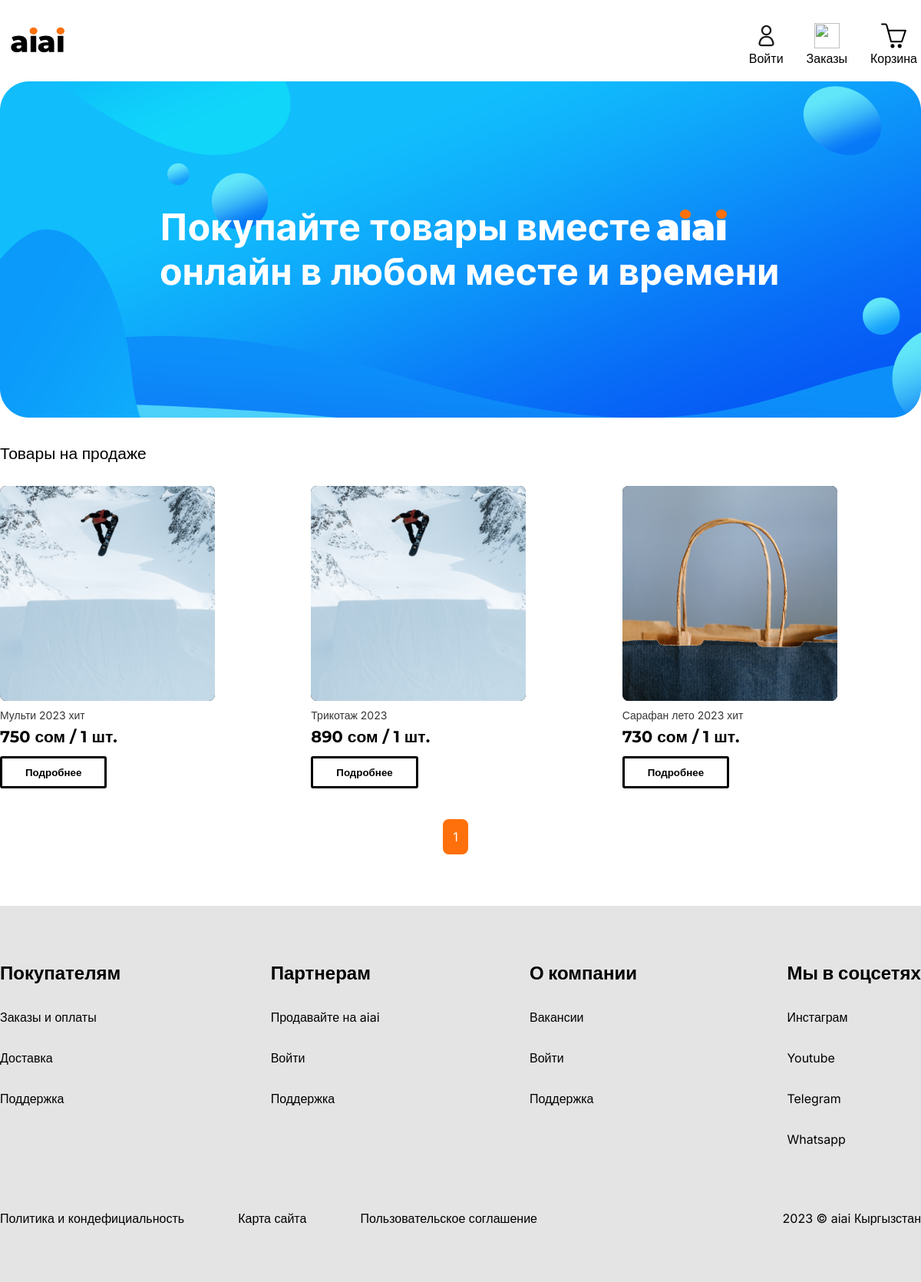
Before: / with the older database file.
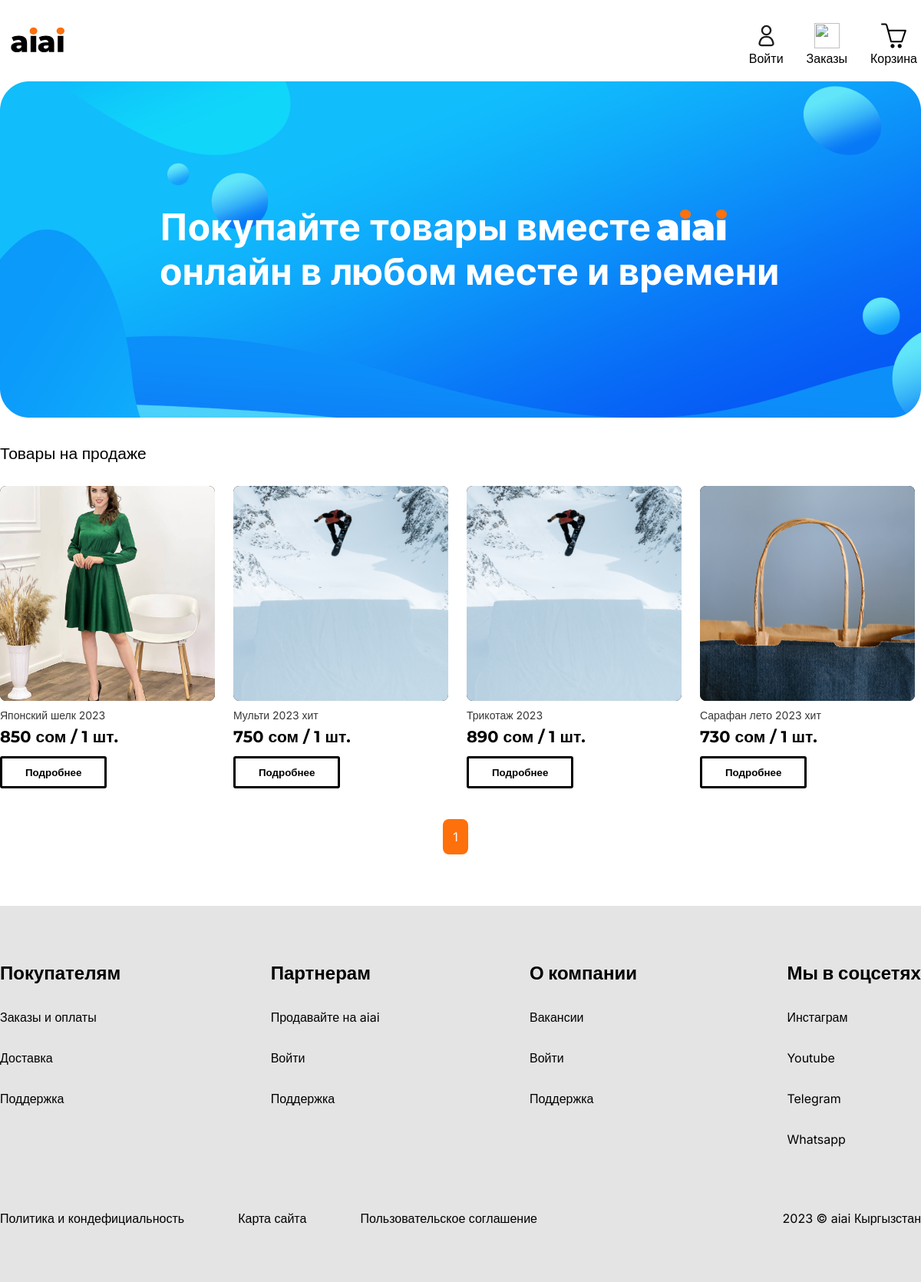
After: the same page with the newer database file.
### core/models.py (models this page shows, shortened)
class Products(models.Model):
    title = models.CharField(max_length=255, null=True, blank=True)
    price = models.IntegerField()
    color = models.CharField(max_length=100, null=True, blank=True)
    tekstil = models.CharField(max_length=155, null=True, blank=True)
    fixed__price__i = 4
    colors = models.ManyToManyField(ColorK, related_name='colors')
    discount = models.IntegerField(null=True)
    created_at = models.DateTimeField(
        auto_now_add=True,
        null=True,
    )
    picture = models.FileField(
        upload_to="product_image",
        blank=True,
        verbose_name="Картинки товаров"
    )

### core/views.py (the view)
# urls.py: path('', views.products, name='main'),
def products(request):
    products = Products.objects.all()
    products = Products.objects.order_by('-created_at')
    paginator = Paginator(products, per_page=30)
    page_number = request.GET.get('page', 1)
    page_obj = paginator.get_page(page_number)
    context = {
        "page_obj": page_obj,
        "products": page_obj.object_list,
        "paginator": paginator,
        "page_number": int(page_number)
    }
    return render(
        request,
        "index.html",
        context=context
    )

### core/templates/index.html (shortened to what this page needs)
{% load static %}
<!DOCTYPE html>
<html lang="en">
<head>
    <link rel="stylesheet" type="text/css" href="{% static 'style.css' %}?{% now "U" %}">
</head>
<body>
    <div class="pc">
        <div class="container__mine">
            <nav>
                <div class="container__mine">
                    <div class="navbar__items">
                        <div class="navbar__logo">
                            <img src="{% static 'svg/logo.svg' %}" alt="logo" class="logo">
                        </div>
                        <div class="navbar__blocks">
                            <div class="navbar__blocks__item">
                                <a href="{% url 'sign-in' %}" class="back nav__back">
                                    <img src="{% static 'svg/user-svgrepo-com.svg' %}" alt="" class="svg-fluid">
                                    <p>Войти</p>
                                </a>
                            </div>
                            <div class="navbar__blocks__item">
                                <a href="#" class="back nav__back">
                                    <img src="{% static 'svg/cube-box-svgrepo-com.svg' %}" alt="">
                                    <p>Заказы</p>
                                </a>
                            </div>
                            <div class="navbar__blocks__item">
                                <a href="#" class="back nav__back">
                                    <img src="{% static 'svg/basket-svgrepo-com.svg' %}" alt="">
                                    <p>Корзина</p>
                                </a>
                            </div>
                        </div>
                    </div>
                </div>
            </nav>
        </div>
        <section class="hero">
            <div class="container__mine">
                <div class="hero__item">
                    <img src="{% static 'images/Frame 1 (13).png' %}" alt="">
                </div>
                <div class="hero__item">
                    <span class="hero__item__title">Товары на продаже</span>
                </div>
                <div class="hero__item">
                    <div class="hero__contents">
                        {% for product in products %}
                        <div class="hero__contents__block">
                            <div class="hero__contents__block__img">
                                <a href="{% url 'product' product.id %}"><img {% if product.picture %} src="{{ product.picture.url }}" {% endif %} alt="img"></a>
                            </div>
                            <p>{{ product.title }}</p>
                            <span>{{ product.price }} сом / </span>
                            <span class="count">1 шт.</span>
                            <a href="{% url 'product' product.id %}"><button>Подробнее</button></a>
                        </div>
                        {% endfor %}
                    </div>
                    <div class="button-wrapper">
                        <ul class="pagination">
                            {% for i in paginator.page_range %}
                              <li class="page-item {% if i == page_number %}active{% endif %}">
                                {% if i >= page_obj.number|add:-4 and i <= page_obj.number|add:4  %}
                                  <a href="?page={{ i }}" class="page-link">{{ i }}</a>
                                </li>
                              {% endif %}
                          {% endfor %}
                        </ul>
                </div>
            </div>
        </section>
        <footer class="footer">
            <div class="container__mine">
                <div class="footer__items">
                    <div class="footer__item__nav">
                        <div class="footer__item">
                            <ul class="footer__navigation">
                                <li>Покупателям</li>
                                <li>Заказы и оплаты</li>
                                <li>Доставка</li>
                                <li>Поддержка</li>
                            </ul>
                        </div>
                        <div class="footer__item">
                            <ul class="footer__navigation">
                                <li>Партнерам</li>
                                <li>Продавайте на aiai</li>
                                <li>Войти</li>
                                <li>Поддержка</li>
                            </ul>
                        </div>
                        <div class="footer__item">
                            <ul class="footer__navigation">
                                <li>О компании</li>
                                <li>Вакансии</li>
                                <li>Войти</li>
                                <li>Поддержка</li>
                            </ul>
                        </div>
                        <div class="footer__item">
                            <ul class="footer__navigation">
                                <li>Мы в соцсетях</li>
                                <li>Инстаграм</li>
                                <li>Youtube</li>
                                <li>Telegram</li>
                                <li>Whatsapp</li>
                            </ul>
                        </div>
                    </div>
                    <div class="footer__end">
                        <div class="footer__end__nav">
                            <p>Политика и кондефициальность</p>
                            <p>Карта сайта</p>
                            <p>Пользовательское соглашение</p>
                        </div>
                        <div class="footer__end__found">
                            <p>2023 © aiai Кыргызстан</p>
                        </div>
                    </div>
                </div>
            </div>
        </footer>
    </div>
</body>
</html>

### core/static/style.css (style rules this page uses)
* { margin: 0; padding: 0; box-sizing: border-box; font-family: 'Inter', sans-serif; }
.container__mine { max-width: 1200px; margin: 0 auto; }
nav { margin-top: 25px; }
.navbar__items { display: flex; justify-content: space-between; }
.logo { width: 100px; height: 58px; }
.navbar__blocks { display: flex; justify-content: space-between; align-items: center; max-width: 300px; column-gap: 20px; }
.navbar__blocks__item { padding: 5px; display: flex; flex-direction: column; align-items: center; row-gap: 3px; }
.navbar__blocks__item img { width: 33px; height: 33px; }
.navbar__blocks__item p { text-align: center; }
.hero__item { width: 100%; margin-bottom: 30px; margin-top: 15px; }
.hero__item__title { font-size: 21px; font-weight: 500; font-family: 'Inter', sans-serif; }
.hero__contents__block { overflow: hidden; width: 280px; }
.hero__contents__block__img img { width: 280px; height: 280px; border-radius: 8px; object-fit: cover; margin-bottom: 7.5px; }
.hero__contents__block p { font-size: 14px; margin-bottom: 7.5px; color: rgb(54, 54, 54); }
.hero__contents__block span { margin-bottom: 7.5px; font-size: 21px; font-weight: 700; line-height: 24px; height: 24px; font-family: 'Montserrat', sans-serif; }
.hero__contents { max-width: 100%; grid-row-gap: 32px; grid-column-gap: 16px; display: grid; grid-auto-flow: dense; grid-template-columns: repeat(auto-fit, minmax(280px, 1fr)); }
.hero__contents__block__img { background-color: #000; border-radius: 8px; height: 280px; transition-duration: 0.3s; margin-bottom: 10px; }
.hero__contents__block__img img { transition-duration: 0.3s; }
.footer { margin-top: 50px; background-color: rgba(34,34,34,.12); padding: 73px 0px 73px 0px; }
.footer__item__nav { display: flex; justify-content: space-between; }
.footer__navigation li { list-style-type: none; margin-bottom: 33px; }
.footer__navigation::first-line { font-weight: 700; font-size: 24px; }
.footer__end__nav { width: 700px; display: flex; justify-content: space-between; }
.footer__end { margin-top: 50px; display: flex; justify-content: space-between; }
.hero__contents__block button { margin-top: 13px; font-weight: 700; border: 3px solid black; background-color: initial; border-radius: 3px; padding: 10px 30px 10px 30px; cursor: pointer; }
.hero__contents__block a { text-decoration: none; color: black; }
.back { text-decoration: none; color: #000; }
.nav__back { display: flex; flex-direction: column; align-items: center; row-gap: 3px; }
.button-wrapper { margin-top: 23px; margin-bottom: 23px; display: flex; justify-content: center; }
.pagination { display: flex; justify-content: space-between; padding: 17px 33px 17px 33px; border-radius: 8px; }
.pagination li { list-style-type: none; margin-right: 13px; background-color: #FE700B; padding: 13px; border-radius: 8px; }
.pagination li a { text-decoration: none; color: white; }

Changed rows visible on the page:
added Products: picture (picture), title "Японский шелк 2023", price "850"
